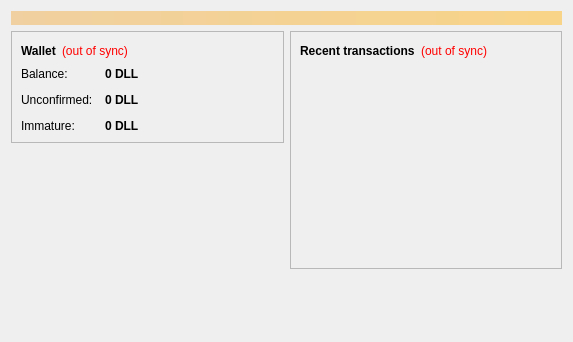
<?xml version="1.0" encoding="UTF-8"?>
<ui version="4.0">
 <class>OverviewPage</class>
 <widget class="QWidget" name="OverviewPage">
  <property name="geometry">
   <rect>
    <x>0</x>
    <y>0</y>
    <width>573</width>
    <height>342</height>
   </rect>
  </property>
  <property name="windowTitle">
   <string>Form</string>
  </property>
  <layout class="QVBoxLayout" name="topLayout">
   <item>
    <widget class="QLabel" name="labelAlerts">
     <property name="visible">
      <bool>false</bool>
     </property>
     <property name="styleSheet">
      <string notr="true">background-color: qlineargradient(x1: 0, y1: 0, x2: 1, y2: 0, stop:0 #F0D0A0, stop:1 #F8D488); color:#000000;</string>
     </property>
     <property name="wordWrap">
      <bool>true</bool>
     </property>
     <property name="margin">
      <number>3</number>
     </property>
    </widget>
   </item>
   <item>
    <layout class="QHBoxLayout" name="horizontalLayout" stretch="1,1">
     <item>
      <layout class="QVBoxLayout" name="verticalLayout_2">
       <item>
        <widget class="QFrame" name="frame">
         <property name="frameShape">
          <enum>QFrame::StyledPanel</enum>
         </property>
         <property name="frameShadow">
          <enum>QFrame::Raised</enum>
         </property>
         <layout class="QVBoxLayout" name="verticalLayout_4">
          <item>
           <layout class="QHBoxLayout" name="horizontalLayout_4">
            <item>
             <widget class="QLabel" name="label_5">
              <property name="font">
               <font>
                <weight>75</weight>
                <bold>true</bold>
               </font>
              </property>
              <property name="text">
               <string>Wallet</string>
              </property>
             </widget>
            </item>
            <item>
             <widget class="QLabel" name="labelWalletStatus">
              <property name="toolTip">
               <string>The displayed information may be out of date. Your wallet automatically synchronizes with the Dollylite network after a connection is established, but this process has not completed yet.</string>
              </property>
              <property name="styleSheet">
               <string notr="true">QLabel { color: red; }</string>
              </property>
              <property name="text">
               <string notr="true">(out of sync)</string>
              </property>
              <property name="alignment">
               <set>Qt::AlignLeading|Qt::AlignLeft|Qt::AlignVCenter</set>
              </property>
             </widget>
            </item>
            <item>
             <spacer name="horizontalSpacer_2">
              <property name="orientation">
               <enum>Qt::Horizontal</enum>
              </property>
              <property name="sizeHint" stdset="0">
               <size>
                <width>40</width>
                <height>20</height>
               </size>
              </property>
             </spacer>
            </item>
           </layout>
          </item>
          <item>
           <layout class="QFormLayout" name="formLayout_2">
            <property name="fieldGrowthPolicy">
             <enum>QFormLayout::AllNonFixedFieldsGrow</enum>
            </property>
            <property name="horizontalSpacing">
             <number>12</number>
            </property>
            <property name="verticalSpacing">
             <number>12</number>
            </property>
            <item row="0" column="0">
             <widget class="QLabel" name="label">
              <property name="text">
               <string>Balance:</string>
              </property>
             </widget>
            </item>
            <item row="0" column="1">
             <widget class="QLabel" name="labelBalance">
              <property name="font">
               <font>
                <weight>75</weight>
                <bold>true</bold>
               </font>
              </property>
              <property name="cursor">
               <cursorShape>IBeamCursor</cursorShape>
              </property>
              <property name="toolTip">
               <string>Your current balance</string>
              </property>
              <property name="text">
               <string notr="true">0 DLL</string>
              </property>
              <property name="textInteractionFlags">
               <set>Qt::LinksAccessibleByMouse|Qt::TextSelectableByKeyboard|Qt::TextSelectableByMouse</set>
              </property>
             </widget>
            </item>
            <item row="1" column="0">
             <widget class="QLabel" name="label_3">
              <property name="text">
               <string>Unconfirmed:</string>
              </property>
             </widget>
            </item>
            <item row="1" column="1">
             <widget class="QLabel" name="labelUnconfirmed">
              <property name="font">
               <font>
                <weight>75</weight>
                <bold>true</bold>
               </font>
              </property>
              <property name="cursor">
               <cursorShape>IBeamCursor</cursorShape>
              </property>
              <property name="toolTip">
               <string>Total of transactions that have yet to be confirmed, and do not yet count toward the current balance</string>
              </property>
              <property name="text">
               <string notr="true">0 DLL</string>
              </property>
              <property name="textInteractionFlags">
               <set>Qt::LinksAccessibleByMouse|Qt::TextSelectableByKeyboard|Qt::TextSelectableByMouse</set>
              </property>
             </widget>
            </item>
            <item row="2" column="0">
             <widget class="QLabel" name="labelImmatureText">
              <property name="text">
               <string>Immature:</string>
              </property>
             </widget>
            </item>
            <item row="2" column="1">
             <widget class="QLabel" name="labelImmature">
              <property name="font">
               <font>
                <weight>75</weight>
                <bold>true</bold>
               </font>
              </property>
              <property name="toolTip">
               <string>Mined balance that has not yet matured</string>
              </property>
              <property name="text">
               <string notr="true">0 DLL</string>
              </property>
              <property name="textInteractionFlags">
               <set>Qt::LinksAccessibleByMouse|Qt::TextSelectableByKeyboard|Qt::TextSelectableByMouse</set>
              </property>
             </widget>
            </item>
           </layout>
          </item>
         </layout>
        </widget>
       </item>
       <item>
        <spacer name="verticalSpacer">
         <property name="orientation">
          <enum>Qt::Vertical</enum>
         </property>
         <property name="sizeHint" stdset="0">
          <size>
           <width>20</width>
           <height>40</height>
          </size>
         </property>
        </spacer>
       </item>
      </layout>
     </item>
     <item>
      <layout class="QVBoxLayout" name="verticalLayout_3">
       <item>
        <widget class="QFrame" name="frame_2">
         <property name="frameShape">
          <enum>QFrame::StyledPanel</enum>
         </property>
         <property name="frameShadow">
          <enum>QFrame::Raised</enum>
         </property>
         <layout class="QVBoxLayout" name="verticalLayout">
          <item>
           <layout class="QHBoxLayout" name="horizontalLayout_2">
            <item>
             <widget class="QLabel" name="label_4">
              <property name="text">
               <string>&lt;b&gt;Recent transactions&lt;/b&gt;</string>
              </property>
             </widget>
            </item>
            <item>
             <widget class="QLabel" name="labelTransactionsStatus">
              <property name="toolTip">
               <string>The displayed information may be out of date. Your wallet automatically synchronizes with the Dollylite network after a connection is established, but this process has not completed yet.</string>
              </property>
              <property name="styleSheet">
               <string notr="true">QLabel { color: red; }</string>
              </property>
              <property name="text">
               <string notr="true">(out of sync)</string>
              </property>
              <property name="alignment">
               <set>Qt::AlignRight|Qt::AlignTrailing|Qt::AlignVCenter</set>
              </property>
             </widget>
            </item>
            <item>
             <spacer name="horizontalSpacer">
              <property name="orientation">
               <enum>Qt::Horizontal</enum>
              </property>
              <property name="sizeHint" stdset="0">
               <size>
                <width>40</width>
                <height>20</height>
               </size>
              </property>
             </spacer>
            </item>
           </layout>
          </item>
          <item>
           <widget class="QListView" name="listTransactions">
            <property name="styleSheet">
             <string notr="true">QListView { background: transparent; }</string>
            </property>
            <property name="frameShape">
             <enum>QFrame::NoFrame</enum>
            </property>
            <property name="verticalScrollBarPolicy">
             <enum>Qt::ScrollBarAlwaysOff</enum>
            </property>
            <property name="horizontalScrollBarPolicy">
             <enum>Qt::ScrollBarAlwaysOff</enum>
            </property>
            <property name="selectionMode">
             <enum>QAbstractItemView::NoSelection</enum>
            </property>
           </widget>
          </item>
         </layout>
        </widget>
       </item>
       <item>
        <spacer name="verticalSpacer_2">
         <property name="orientation">
          <enum>Qt::Vertical</enum>
         </property>
         <property name="sizeHint" stdset="0">
          <size>
           <width>20</width>
           <height>40</height>
          </size>
         </property>
        </spacer>
       </item>
      </layout>
     </item>
    </layout>
   </item>
  </layout>
 </widget>
 <resources/>
 <connections/>
</ui>
